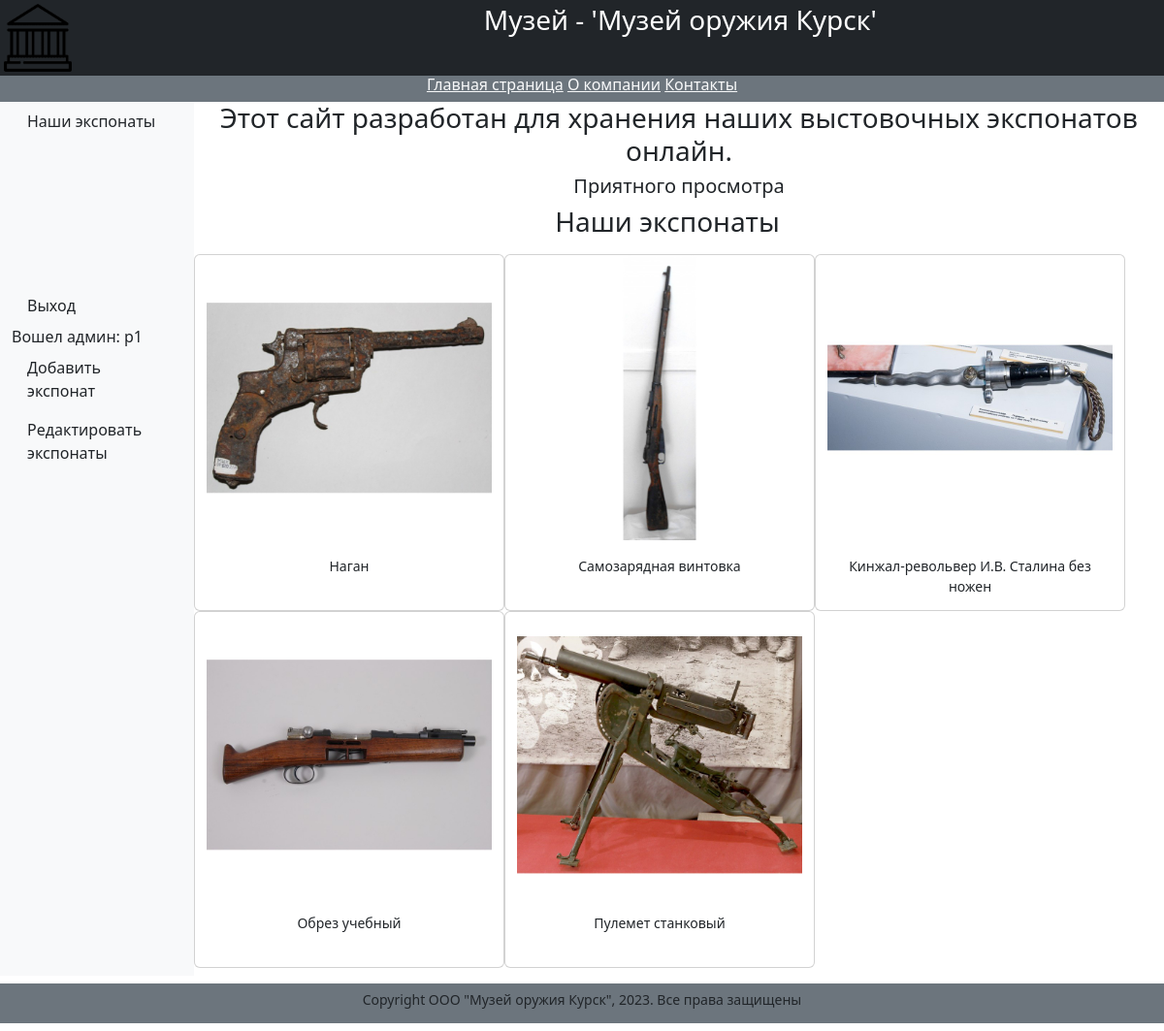
Screenshot of / (signed in) with the database file from the repository.
### catalog/models.py (models this page shows, shortened)
class Gun(models.Model):
    title = models.CharField(max_length=200,
    help_text="Введите название книги",
    verbose_name="Название книги")
    summary = models.TextField(max_length=1000,
    help_text="Введите краткое описание книги",
    verbose_name="Аннотация книги")
    photo = models.ImageField(upload_to='images',
    help_text="Введите изображение обложки",
    verbose_name="Изображение обложки")

### catalog/views.py (the view)
# urls.py: path('', views.index, name='index'),
def index(request):
 text_head = 'На нашем сайте вы можете ознакомиться с нашими экспонатами.'
 guns = Gun.objects.all()
 num_books = Book.objects.all().count()
 num_instances = BookInstance.objects.all().count()
 num_instances_available = BookInstance.objects.filter(
 status__exact=2).count()
 authors = Author.objects
 num_authors = Author.objects.count()
 num_visits = request.session.get('num_visits', 0)
 request.session['num_visits'] = num_visits + 1
 context = {'text_head': text_head,
 'guns': guns, 'num_books': num_books,
 'num_instances': num_instances,
 'num_instances_available': num_instances_available,
 'authors': authors, 'num_authors': num_authors,
 'num_visits': num_visits
 }
 return render(request, 'catalog/index.html', context)

### templates/catalog/index.html (shortened to what this page needs)
{% extends "catalog/base.html" %}
{% block content%}
    <h3 class="text-dark">Этот сайт разработан для хранения наших выстовочных экспонатов онлайн.</h3>
    <h5 class="text-dark">Приятного просмотра </h5>
<div class="row text-center text-dark lh-2">
 <h3>Наши экспонаты</h3>
 </div>
 {% if num_books > 0 %}
 <div class="row my-2">
 {% for obj in guns %}
 <div class="card" style="width: 20rem; height: 23rem;">
 <img src="{{ obj.photo.url }}" class="card-img-top">
 <div class="card-body">
 <p class="card-text small">
 {{obj.title}}
 </p>
 </div>
 </div>
 {% endfor %}
 </div>
 {% endif %}
 </div>
{% endblock content %}

### templates/catalog/base.html (shortened to what this page needs)
<!DOCTYPE html>
<html lang="en">
<head>
{% load static %}
<link rel="stylesheet" href="/static/css/bootstrap.min.css" >
</head>
<body>
<div class="container-fluid p-1 bg-dark text-white text-center">
<div class="row">
<div class="col-2 text-start">
<img src="{% static 'images/p100.png' %}" width="70" height="70">
</div>
<div class="col-10 ">
<h3>Музей - 'Музей оружия Курск'</h3>
</div>
</div>
</div>
<div class="container-fluid">
<div class="row bg-warning text-center">
<div class="container-fluid">
<div class="row bg-secondary text-center">
<h6>
<a class="text-light" href="{% url 'index' %}">Главная страница</a>
<a class="text-light" href="{% url 'about' %}">О компании</a>
<a class="text-light" href="{% url 'contact' %}">Контакты</a>
</h6>
</div>
</div>
</div>
</div>
<div class="container-fluid">
<div class="row text-start text-body">
<div class="col-2 bg-light">
 {% block sidebar %}
 <nav class="nav flex-column">
 <a class="nav-link text-body" href="{% url 'books-list' %}">Наши экспонаты</a>
 {% if user.is_authenticated %}
 <a class="nav-link text-body" style="margin-top: 150px"
 href="{% url 'logout'%}?next={{request.path}}">Выход</a>
 <div>Вошел админ: {{ user.get_username }}</div>
 <a class="nav-link text-body"
 href="/authors_add/{{authors_add}}">Добавить экспонат</a>
 <a class="nav-link text-body"
 href="{% url 'edit_authors' %}">Редактировать экспонаты</a>
 {% else %}
 <a class="nav-link text-body" style="margin-top: 150px"
 href="{% url 'login'%}?next={{request.path}}">Вход(для админов)</a>
 {% endif %}
</nav>
{% endblock sidebar %}
</div>
<div class="col-10" >
<div class="row text-center">
{% block content%}
{% endblock content %}
</div>
</div>
</div>
<div class="container-fluid">
<div class="row bg-secondary text-center text-dark small lh-sm pt-2 my-2">
{% block footer %}
<p>Copyright ООО "Музей оружия Курск",
2023. Все права защищены</p>
{% endblock footer%}
</div>
</div>
</body>
</html>
</html>

### rows the page displays
Gun: photo (picture), title "Наган"
Gun: photo (picture), title "Самозарядная винтовка"
Gun: photo (picture), title "Кинжал-револьвер И.В. Сталина без ножен"
Gun: photo (picture), title "Обрез учебный"
Gun: photo (picture), title "Пулемет станковый"

### other values shown
{{ user.get_username }} "p1"
